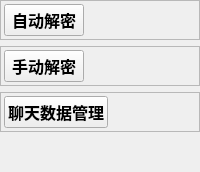
            <widget class="QWidget" name="toolPage">
             <layout class="QVBoxLayout" name="verticalLayout_10">
              <property name="spacing">
               <number>6</number>
              </property>
              <property name="leftMargin">
               <number>0</number>
              </property>
              <property name="topMargin">
               <number>0</number>
              </property>
              <property name="rightMargin">
               <number>0</number>
              </property>
              <property name="bottomMargin">
               <number>0</number>
              </property>
              <item alignment="Qt::AlignTop">
               <widget class="QFrame" name="frame_10">
                <property name="maximumSize">
                 <size>
                  <width>16777215</width>
                  <height>60</height>
                 </size>
                </property>
                <property name="frameShape">
                 <enum>QFrame::StyledPanel</enum>
                </property>
                <property name="frameShadow">
                 <enum>QFrame::Raised</enum>
                </property>
                <layout class="QVBoxLayout" name="verticalLayout_18" stretch="0">
                 <property name="spacing">
                  <number>3</number>
                 </property>
                 <property name="leftMargin">
                  <number>3</number>
                 </property>
                 <property name="topMargin">
                  <number>3</number>
                 </property>
                 <property name="rightMargin">
                  <number>3</number>
                 </property>
                 <property name="bottomMargin">
                  <number>3</number>
                 </property>
                 <item alignment="Qt::AlignLeft">
                  <widget class="QPushButton" name="decryptBtn">
                   <property name="font">
                    <font>
                     <family>微软雅黑</family>
                     <pointsize>12</pointsize>
                     <weight>75</weight>
                     <bold>true</bold>
                    </font>
                   </property>
                   <property name="toolTip">
                    <string/>
                   </property>
                   <property name="text">
                    <string>自动解密</string>
                   </property>
                   <property name="icon">
                    <iconset resource="../../../QT/PyQTDemo/resources.qrc">
                     <normaloff>:/icons/icons/key.svg</normaloff>:/icons/icons/key.svg</iconset>
                   </property>
                   <property name="iconSize">
                    <size>
                     <width>24</width>
                     <height>24</height>
                    </size>
                   </property>
                  </widget>
                 </item>
                </layout>
               </widget>
              </item>
              <item alignment="Qt::AlignTop">
               <widget class="QFrame" name="frame_11">
                <property name="maximumSize">
                 <size>
                  <width>16777215</width>
                  <height>60</height>
                 </size>
                </property>
                <property name="frameShape">
                 <enum>QFrame::StyledPanel</enum>
                </property>
                <property name="frameShadow">
                 <enum>QFrame::Raised</enum>
                </property>
                <layout class="QHBoxLayout" name="horizontalLayout_13">
                 <property name="spacing">
                  <number>3</number>
                 </property>
                 <property name="leftMargin">
                  <number>3</number>
                 </property>
                 <property name="topMargin">
                  <number>3</number>
                 </property>
                 <property name="rightMargin">
                  <number>3</number>
                 </property>
                 <property name="bottomMargin">
                  <number>3</number>
                 </property>
                 <item alignment="Qt::AlignLeft">
                  <widget class="QPushButton" name="decryptBtn2">
                   <property name="font">
                    <font>
                     <family>微软雅黑</family>
                     <pointsize>12</pointsize>
                     <weight>75</weight>
                     <bold>true</bold>
                    </font>
                   </property>
                   <property name="toolTip">
                    <string>手动解密</string>
                   </property>
                   <property name="text">
                    <string>手动解密</string>
                   </property>
                   <property name="icon">
                    <iconset resource="../../../QT/PyQTDemo/resources.qrc">
                     <normaloff>:/icons/icons/crosshair.svg</normaloff>:/icons/icons/crosshair.svg</iconset>
                   </property>
                   <property name="iconSize">
                    <size>
                     <width>24</width>
                     <height>24</height>
                    </size>
                   </property>
                  </widget>
                 </item>
                </layout>
               </widget>
              </item>
              <item alignment="Qt::AlignTop">
               <widget class="QFrame" name="frame_12">
                <property name="maximumSize">
                 <size>
                  <width>16777215</width>
                  <height>60</height>
                 </size>
                </property>
                <property name="frameShape">
                 <enum>QFrame::StyledPanel</enum>
                </property>
                <property name="frameShadow">
                 <enum>QFrame::Raised</enum>
                </property>
                <layout class="QHBoxLayout" name="horizontalLayout_14">
                 <property name="spacing">
                  <number>3</number>
                 </property>
                 <property name="leftMargin">
                  <number>3</number>
                 </property>
                 <property name="topMargin">
                  <number>3</number>
                 </property>
                 <property name="rightMargin">
                  <number>3</number>
                 </property>
                 <property name="bottomMargin">
                  <number>3</number>
                 </property>
                 <item alignment="Qt::AlignLeft">
                  <widget class="QPushButton" name="dataBtn">
                   <property name="font">
                    <font>
                     <family>微软雅黑</family>
                     <pointsize>12</pointsize>
                     <weight>75</weight>
                     <bold>true</bold>
                    </font>
                   </property>
                   <property name="toolTip">
                    <string/>
                   </property>
                   <property name="text">
                    <string>聊天数据管理</string>
                   </property>
                   <property name="icon">
                    <iconset resource="../../../QT/PyQTDemo/resources.qrc">
                     <normaloff>:/icons/icons/message-circle.svg</normaloff>:/icons/icons/message-circle.svg</iconset>
                   </property>
                   <property name="iconSize">
                    <size>
                     <width>24</width>
                     <height>24</height>
                    </size>
                   </property>
                  </widget>
                 </item>
                </layout>
               </widget>
              </item>
              <item>
               <spacer name="verticalSpacer_3">
                <property name="orientation">
                 <enum>Qt::Vertical</enum>
                </property>
                <property name="sizeHint" stdset="0">
                 <size>
                  <width>20</width>
                  <height>40</height>
                 </size>
                </property>
               </spacer>
              </item>
             </layout>
            </widget>
